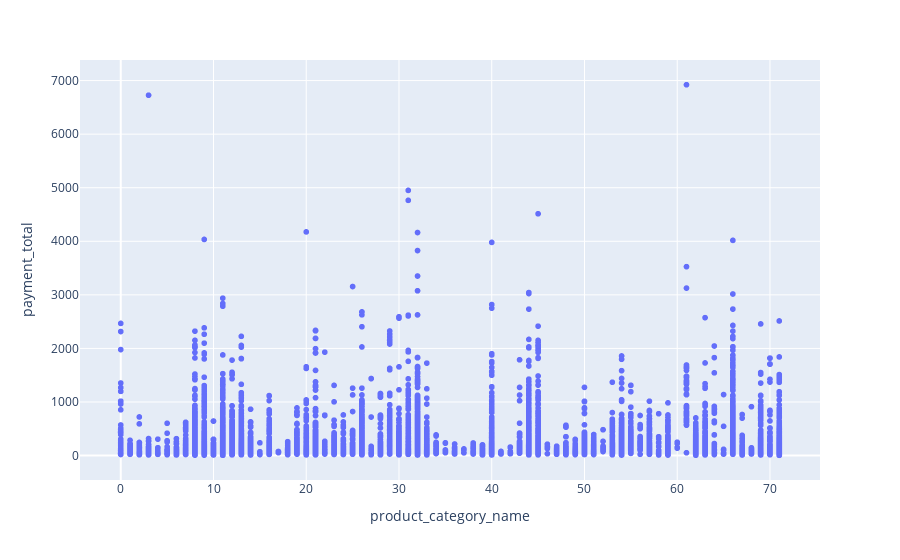

The cell this chart's notebook holds for it:
### Code cell
import plotly.express as px

fig = px.scatter(olist_cluster1, x='product_category_name', y ='payment_total')
fig.show()

### Figure 1 — Plotly figure (JSON) as saved in the notebook; plotly's stock layout.template omitted (floating-point values rounded to 4 significant figures; data arrays with more than 128 entries replaced by an {"elided": "..."} marker saying what was removed)
{"data": [{"hovertemplate": "product_category_name=%{x}<br>payment_total=%{y}", "showlegend": false, "legendgroup": "", "name": "", "yaxis": "y", "y": {"elided": "76335 float values"}, "hoverlabel": {"namelength": 0}, "mode": "markers", "xaxis": "x", "marker": {"color": "#636efa", "symbol": "circle"}, "x": {"elided": "76335 int values"}, "type": "scattergl"}], "layout": {"yaxis": {"domain": [0, 1], "anchor": "x", "title": {"text": "payment_total"}}, "margin": {"t": 60}, "legend": {"tracegroupgap": 0}, "xaxis": {"domain": [0, 1], "anchor": "y", "title": {"text": "product_category_name"}}}}
